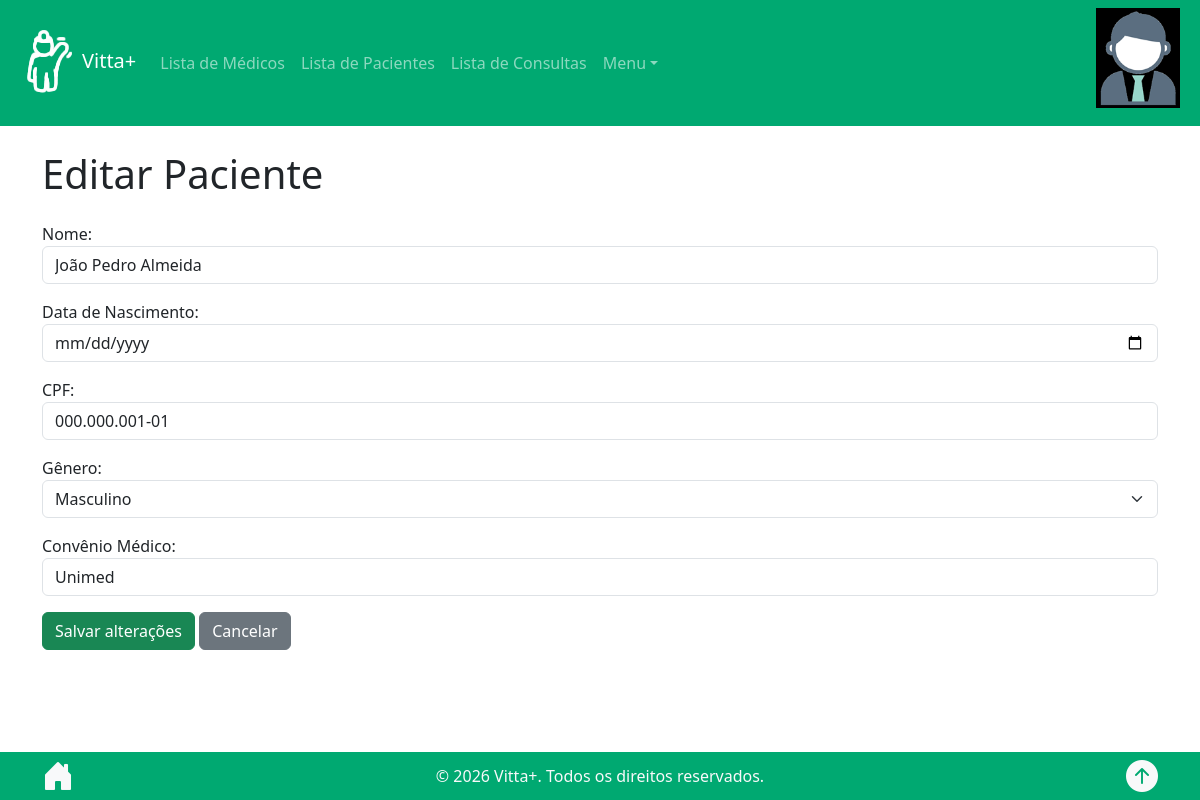
Page /patients_edit/8/ (signed in) on the committed database.
### consulta/models.py (models this page shows, shortened)
class Patient(models.Model):
    name = models.CharField(max_length=100, verbose_name="Nome")
    birth_date = models.DateField(verbose_name="Data de Nascimento")
    CPF = models.CharField(max_length=14, unique=True, verbose_name="CPF")
    gender = models.CharField(max_length=10, choices=[("M", "Masculino"), ("F", "Feminino")], verbose_name="Gênero")
    health_insurance = models.CharField(max_length=100, blank=True)
    class Meta:
        ordering = ["name"]

### consulta/views.py (the view)
# urls.py: path('patients_edit/<int:id>/', views.patients_edit, name='patients_edit'),
@login_required
def patients_edit(request, id):
    patient = get_object_or_404(Patient, id=id)
    if request.method == 'POST':
        form = PatientForm(request.POST, instance=patient)
        if form.is_valid():
            form.save()
            messages.success(request, 'Paciente atualizado com sucesso!')
            return redirect('patients_list')
    else:
        form = PatientForm(instance=patient)
    return render(request, 'patients_edit.html', {'form': form})

### consulta/templates/patients_edit.html (shortened to what this page needs)
{% extends 'base.html' %}
{% block content %}
<div class="container mt-4">
    <h1 class="mb-4">Editar Paciente</h1>
    <form method="post">
        {{ form.as_p }}
        <button type="submit" class="btn btn-success">
            Salvar alterações
        </button>
        <a href="{% url 'patients_list' %}" class="btn btn-secondary">
            Cancelar
        </a>
    </form>
</div>
{% endblock %}

### consulta/static/css/style.css (style rules this page uses)
a { color: inherit; text-decoration: none; }

### rows in the picture
Patient: name "João Pedro Almeida", CPF "000.000.001-01", gender "Masculino", health_insurance "Unimed"
